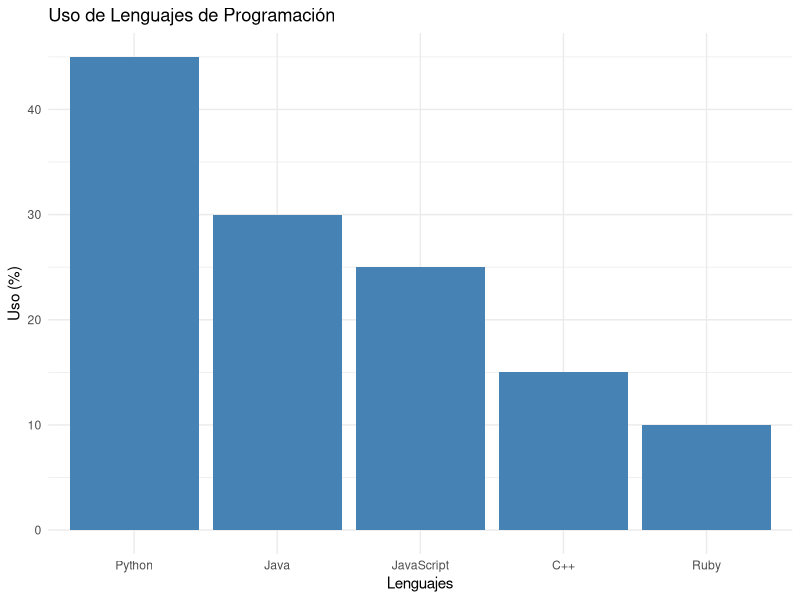

Source code (R):
# Cargar librerías necesarias
library(ggplot2)

# Datos de ejemplo
lenguajes <- c("Python", "Java", "JavaScript", "C++", "Ruby")
uso <- c(45, 30, 25, 15, 10)

# Crear un dataframe
datos <- data.frame(lenguajes, uso)

# Ordenar los datos de mayor a menor
datos <- datos[order(-datos$uso), ]

# Crear el gráfico
ggplot(datos, aes(x = reorder(lenguajes, -uso), y = uso)) +
  geom_bar(stat = "identity", fill = "steelblue") +
  labs(title = "Uso de Lenguajes de Programación", x = "Lenguajes", y = "Uso (%)") +
  theme_minimal()
